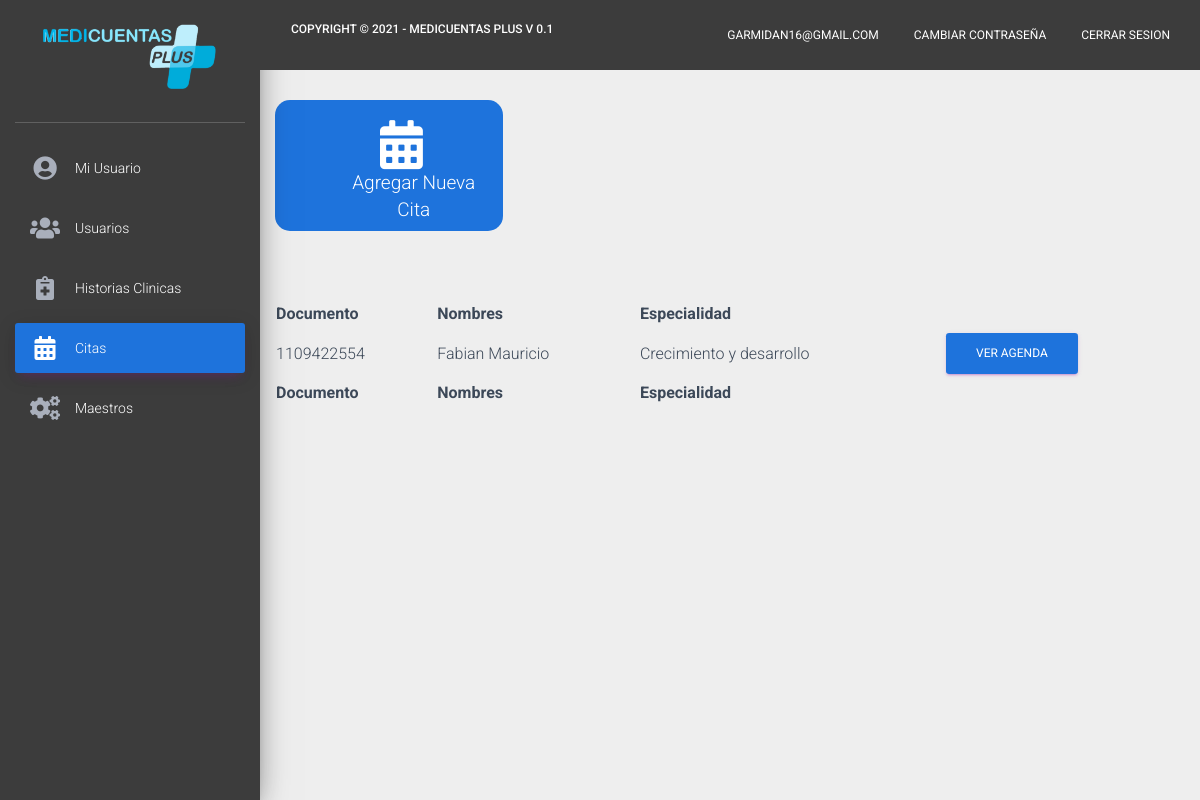
Page /citas (signed in) on the earlier database version.
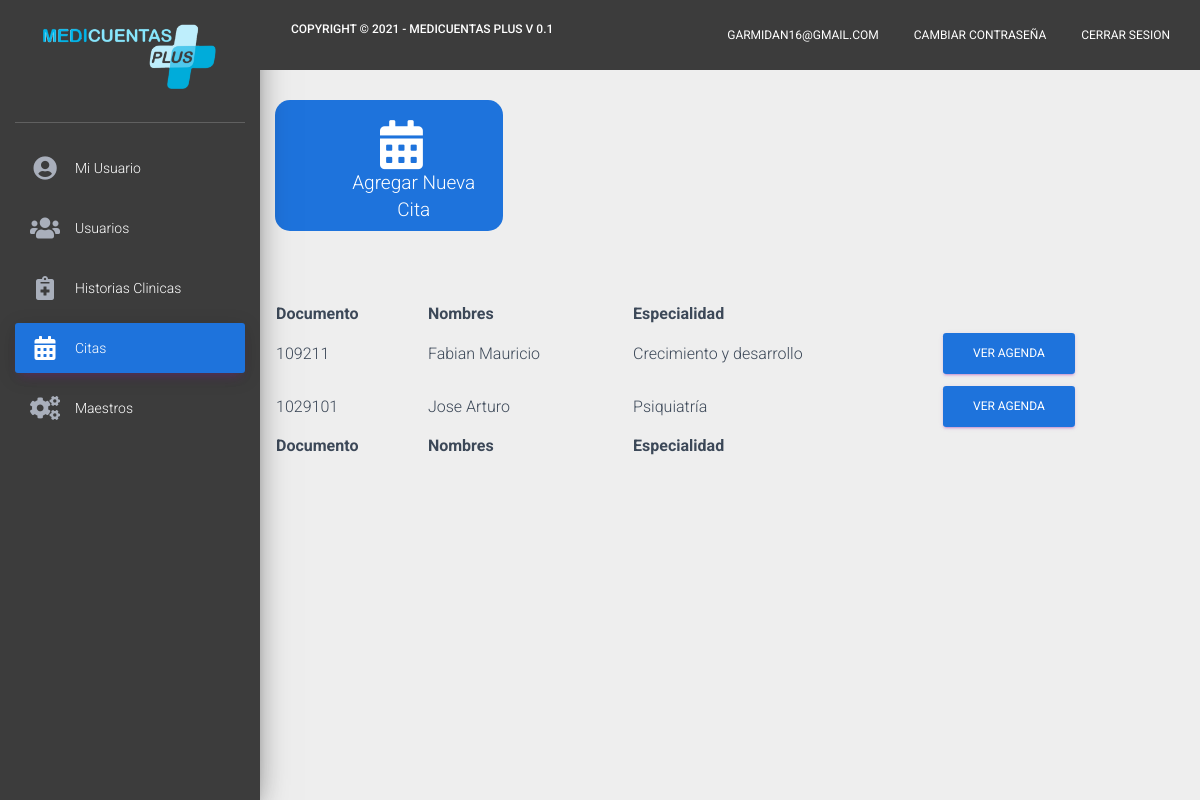
Same page on the later database version.
### modelos/models.py (models this page shows)
class Usuario(models.Model):
    primernombre = models.CharField(max_length=1000, blank=True, null=True)
    segundonombre = models.CharField(max_length=1000, blank=True, null=True)
    primerapellido = models.CharField(max_length=1000, blank=True, null=True)
    segundoapellido = models.CharField(max_length=1000, blank=True, null=True)
    usuario = models.CharField(max_length=1000, blank=True, null=True)
    clave = models.TextField(blank=True, null=True)
    tipodocumento= models.CharField(max_length=1000, blank=True, null=True)
    numerodocumento= models.CharField(max_length=1000, blank=True, null=True)
    fechanacimiento = models.DateField(blank=True, null=True)
    edad = models.CharField(max_length=100, blank=True, null=True)
    numerotelefono = models.IntegerField( blank=True, null=True)
    ciudad = models.ForeignKey(Ciudad, on_delete=models.CASCADE,blank=True, null=True)
    especialidad = models.ForeignKey(Especialidad, on_delete=models.CASCADE,blank=True, null=True)
    rol = models.CharField(max_length=500, blank=True , null=True)
    asistente = models.CharField(max_length=500, blank=True, null= True)
    permisoscomentario = models.CharField(max_length=100, blank=True, null= True)
    sexo = models.CharField(max_length=500, blank=True, null= True)
    consultorio = models.CharField(max_length=500, blank=True, null= True)
    estado = models.CharField(max_length=500, blank=True, null= True)

class Especialidad(models.Model):
    especialidad = models.CharField(max_length=1000, blank=True, null=True)

### modelos/views.py (the view, shortened to what this page needs)
# urls.py: path('citas',citas),
def citas(request):
    if request.session.get('validar') == False:
        return redirect('/')
    else:
        citas = []
        cita = []
        usuario = Usuario.objects.get(id=request.session.get('user'))
        if usuario.rol == "Asistente" or usuario.rol == "Prestador":
            if usuario.rol == "Asistente":
                if Usuario.objects.filter(asistente=usuario.primernombre+"-"+usuario.usuario).exists():
                    consulta = Usuario.objects.filter(asistente=usuario.primernombre+"-"+usuario.usuario)
            else:
                consulta = usuario
            especialidad = Especialidad.objects.all()
            clasecita = ["PRIMERA VEZ","CONTROL"]
            sexo = ["MASCULINO","FEMENINO"]
            entidad = Entidad.objects.all()
            tipodocumento = ["CEDULA DE CIUDADANIA","CEDULA DE EXTRANJERIA","TARJETA DE IDENTIDAD","REGISTRO CIVIL","PASAPORTE","MENOR SIN IDENTIFICACION","ADULTO SIN IDENTIDAD"]
            if request.method == "POST":
                if Paciente.objects.filter(numerodocumento=request.POST.get("numerodocumento")).exists():
                    pacientico = Paciente.objects.get(numerodocumento=request.POST.get("numerodocumento"))
                    return render(request,'registrarpacientecita.html',{"especialista":consulta,"sexo":sexo,"usuario":usuario,"paciente":pacientico,"especialidad":especialidad,"entidad":entidad,"clasecita":clasecita})
                else:
                    numerodocu = request.POST.get("numerodocumento")
                    return render(request,'registrarcitas.html',{"especialista":consulta,"sexo":sexo,"usuario":usuario,"especialidad":especialidad,"entidad":entidad,"tipodocumento":tipodocumento,"clasecita":clasecita,"numerodoc":numerodocu,"sesion":request.session.get('validar')})
            if usuario.rol == "Asistente":
                return render(request,'citas.html',{"prestador":consulta,"usuario":usuario,"citasagendadas":citas,"sesion":request.session.get('validar')})
            else:
                if Cita.objects.filter(especialista = consulta).exists():
                    citas = Cita.objects.filter(especialista = consulta)
                    return render(request,'citas.html',{"usuario":usuario,"citasagendadas":citas,"sesion":request.session.get('validar')})
                else:
                    return render(request,'citas.html',{"usuario":usuario,"citasagendadas":citas,"sesion":request.session.get('validar')})
        else:
            prestador = Usuario.objects.filter(rol = "Prestador")
            return render(request,'citas.html',{"prestador":prestador,"usuario":usuario})

### modelos/templates/citas.html (shortened to what this page needs)
<!doctype html>
<html lang="en">
{% load static %}
<head>
    <link rel="stylesheet" href="https://maxcdn.bootstrapcdn.com/font-awesome/latest/css/font-awesome.min.css">
    <link rel="stylesheet" href="https://use.fontawesome.com/releases/v5.7.0/css/all.css"
>
    <link href="https://cdn.jsdelivr.net/npm/bootstrap@5.1.1/dist/css/bootstrap.min.css" rel="stylesheet"
>
    <link href="{% static 'css/material-dashboard.css' %}" rel="stylesheet" />
</head>
<body>
    <div class="wrapper ">
        <div class="sidebar" data-color="purple" data-background-color="white">
            <div class="logo" style="background-color: #3c3c3c;">
                <a href="" class="simple-text logo-mini">
                    <img src="{% static 'imagenes/logo1.png'%}" style=" width: 70%; margin-bottom: 10px" />
                </a>
            </div>
            <div class="sidebar-wrapper" style="background-color: #3c3c3c !important;">
                <ul class="nav">
                    <li class="nav-item">
                        <a class="nav-link" style="color: #fff;" href="/dashboard">
                            <i class="fas fa-user-circle"></i>
                            <p>Mi Usuario</p>
                        </a>
                    </li>
                    {% if usuario.rol == 'Administrador'%}
                    <li class="nav-item">
                      <a class="nav-link" href="/usuarios" style="color: #fff;">
                        <i class="fas fa-users"></i>
                        <p>Usuarios</p>
                      </a>
                    </li>
                    {%endif%}
                    <li class="nav-item">
                        <a class="nav-link" href="/historiasclinicas" style="color: #fff;">
                            <i class="fas fa-notes-medical"></i>
                            <p>Historias Clinicas</p>
                        </a>
                    </li>
                    <li class="nav-item active">
                        <a class="nav-link" href="/citas" style="background-color: #1e73dc !important;">
                            <i class="fas fa-calendar-alt"></i>
                            <p>Citas</p>
                        </a>
                    </li>
                    {% if usuario.rol == 'Administrador'%}
                        <li class="nav-item">
                        <a class="nav-link" href="/maestros" style="color: #fff;">
                            <i class="fas fa-cogs"></i>
                            <p>Maestros</p>
                        </a>
                        </li>
                    {%endif%}
                </ul>
            </div>
        </div>
        <div class="main-panel">
            <nav class="navbar navbar-expand-lg navbar-transparent navbar-absolute fixed-top"
                style="background-color: #3c3c3c !important; color: #fff !important;">
                <div class="container-fluid">
                    <div class="navbar-wrapper">
                        <a class="navbar-brand" href="javascript:;">
                            <h6>Copyright © 2021 - Medicuentas Plus V 0.1</h6>
                        </a>
                    </div>
                    <div class="collapse navbar-collapse justify-content-end">
                        <ul class="navbar-nav">
                            <li class="nav-item">
                                <a class="nav-link" href="javascript:;">
                                    {{usuario.usuario}}
                                </a>
                            </li>
                            <li class="nav-item">
                                <a class="nav-link" href="/cambiocontraseña/{{usuario.id}}">
                                    Cambiar Contraseña
                                </a>
                            </li>
                            <li class="nav-item">
                                <a class="nav-link" href="/logout">
                                    Cerrar Sesion
                                </a>
                            </li>
                        </ul>
                    </div>
                </div>
            </nav>
            <div class="content">
                <div class=" w-100  row" style="width:fit-content; margin-bottom: 30px;">
                    <div class="col-12 col-sm-3 col-md-3" style="background-color: rgb(30, 115, 220);
                    margin:  0px 20px 40px 15px;
                    border-radius: 15px;">
                        <i class="fas fa-calendar-alt" style="color: rgb(255, 255, 255); font-size: 49px; margin-left: 90px; margin-top: 20px;"></i>
                        <a  data-bs-toggle="modal" data-bs-target="#staticBackdrop" type="button" style="color:rgb(255, 255, 255) !important; font-size: 19px; margin-left: 50px;"><h4 style="font-size: 19px; text-align: center;">Agregar Nueva Cita</h4></a>
                    </div>
                </div>
                <form method="POST" action="/citas">
                    {%if usuario.rol == 'Administrador' or usuario.rol == 'Asistente'%}
                <table id="example" class="display nowrap" style="width:100%">
                    <thead>
                        <tr>
                            <th>Documento</th>
                            <th>Nombres</th>
                            <th>Especialidad</th>
                            <th></th>
                        </tr>
                    </thead>
                    <tbody>
                        {% for pres in prestador%}
                        <tr>
                            <td>{{pres.numerodocumento}}</td>
                            <td>{{pres.primernombre}} {{pres.segundonombre}}</td>
                            <td>
                                {{pres.especialidad.especialidad}}
                            </td>
                            <td>
                                <a href="/citas/detalles/{{pres.numerodocumento}}" type="submit" style="background-color: rgb(30, 115, 220); color: white;" class="btn btn-primary">Ver Agenda</a>
                            </td>
                        </tr>
                        {% endfor %}
                    </tbody>
                    <tfoot>
                        <tr>
                            <th>Documento</th>
                            <th>Nombres</th>
                            <th>Especialidad</th>
                            <th></th>
                        </tr>
                    </tfoot>
                </table>
                {%endif%}
                </form>
            </div>
        </div>
    </div>
    <link rel="stylesheet" type="text/css" href="https://cdn.datatables.net/v/dt/dt-1.11.2/datatables.min.css" />
</body>
</html>

Differences in the rows shown:
removed Usuario: numerodocumento "1109422554", primernombre "Fabian", segundonombre "Mauricio", especialidad.especialidad "Crecimiento y desarrollo"
added Usuario: numerodocumento "109211", primernombre "Fabian", segundonombre "Mauricio", especialidad.especialidad "Crecimiento y desarrollo"
added Usuario: numerodocumento "1029101", primernombre "Jose", segundonombre "Arturo", especialidad.especialidad "Psiquiatría"
